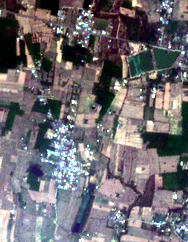
#> input picture test/img.png, 188 x 242 px
$ python 01_view.py
#> lines starting #> are read from the running program, lines starting #| are printed output that depends on the picture
from pathlib import Path

import matplotlib.pyplot as plt
import numpy as np
from PIL import Image


# ============================================================
# Input
# ============================================================
IMAGE_PATH = Path("img.png")
LABEL_PATH = Path("label.png")


# ============================================================
# Load image and label
# ============================================================
image = np.array(Image.open(IMAGE_PATH).convert("RGB"))
#> image is the input picture: shape (242, 188, 3); mean R, G, B 111.5, 107.6, 113.2
label = np.array(Image.open(LABEL_PATH))
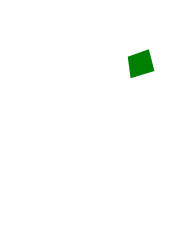
#> input picture test/label.png, 188 x 242 px
#> label is the input picture: shape (242, 188, 4); mean R, G, B, A 251.8, 253.4, 251.8, 2.9

# print(image)

red = image[:, :, 0]
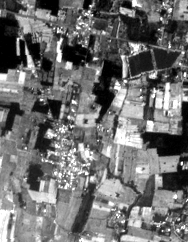
#> red: shape (242, 188); min 0, max 255, mean 111.5
red = red.flatten()
print(red.shape)
#| (45496,)


# [101 lines of commented-out code are left out]
